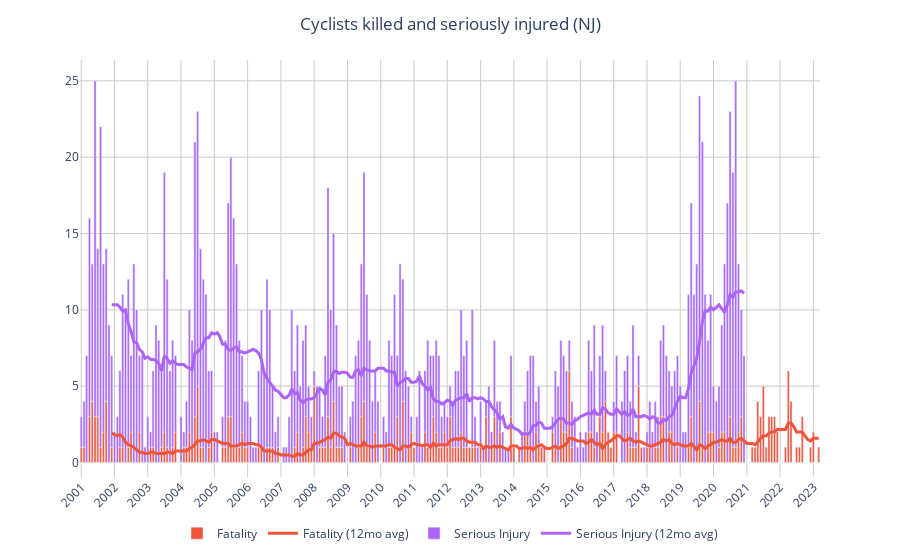

Notebook code for this chart:
### Code cell
ksim_plot(abi, 'Cyclists killed and seriously injured (NJ)', 'cyclist-injuries')

### Figure 1 — Plotly figure (JSON) as saved in the notebook; plotly's stock layout.template omitted (floating-point values rounded to 4 significant figures; data arrays with more than 128 entries replaced by an {"elided": "..."} marker saying what was removed)
{"data": [{"alignmentgroup": "True", "hovertemplate": "%{y:,d}", "legendgroup": "Fatality", "legendrank": 100, "marker": {"color": "#EF553B", "pattern": {"shape": ""}}, "name": "Fatality", "offsetgroup": "Fatality", "orientation": "v", "showlegend": true, "textposition": "auto", "type": "bar", "x": {"elided": "267 str values"}, "xaxis": "x", "y": {"elided": "267 int values"}, "yaxis": "y"}, {"alignmentgroup": "True", "hovertemplate": "%{y:,d}", "legendgroup": "Serious Injury", "legendrank": 102, "marker": {"color": "#AB63FA", "pattern": {"shape": ""}}, "name": "Serious Injury", "offsetgroup": "Serious Injury", "orientation": "v", "showlegend": true, "textposition": "auto", "type": "bar", "x": {"elided": "267 str values"}, "xaxis": "x", "y": {"elided": "267 int values"}, "yaxis": "y"}, {"legendrank": 101, "line": {"color": "#EF553B", "width": 3}, "name": "Fatality (12mo avg)", "type": "scatter", "x": {"elided": "267 str values"}, "y": {"elided": "267 float values"}}, {"legendrank": 103, "line": {"color": "#AB63FA", "width": 3}, "name": "Serious Injury (12mo avg)", "type": "scatter", "x": {"elided": "267 str values"}, "y": {"elided": "267 float values"}}], "layout": {"barmode": "relative", "hovermode": "x", "legend": {"orientation": "h", "title": {"text": ""}, "tracegroupgap": 0, "x": 0.5, "xanchor": "center"}, "margin": {"t": 60}, "plot_bgcolor": "white", "title": {"text": "Cyclists killed and seriously injured (NJ)", "x": 0.5}, "xaxis": {"anchor": "y", "domain": [0, 1], "gridcolor": "#ccc", "tickangle": -45, "tickmode": "array", "ticktext": [2001, 2002, 2003, 2004, 2005, 2006, 2007, 2008, 2009, 2010, 2011, 2012, 2013, 2014, 2015, 2016, 2017, 2018, 2019, 2020, 2021, 2022, 2023], "tickvals": [2001, 2002, 2003, 2004, 2005, 2006, 2007, 2008, 2009, 2010, 2011, 2012, 2013, 2014, 2015, 2016, 2017, 2018, 2019, 2020, 2021, 2022, 2023], "title": {"text": ""}}, "yaxis": {"anchor": "x", "domain": [0, 1], "gridcolor": "#ccc", "title": {"text": ""}}}}
